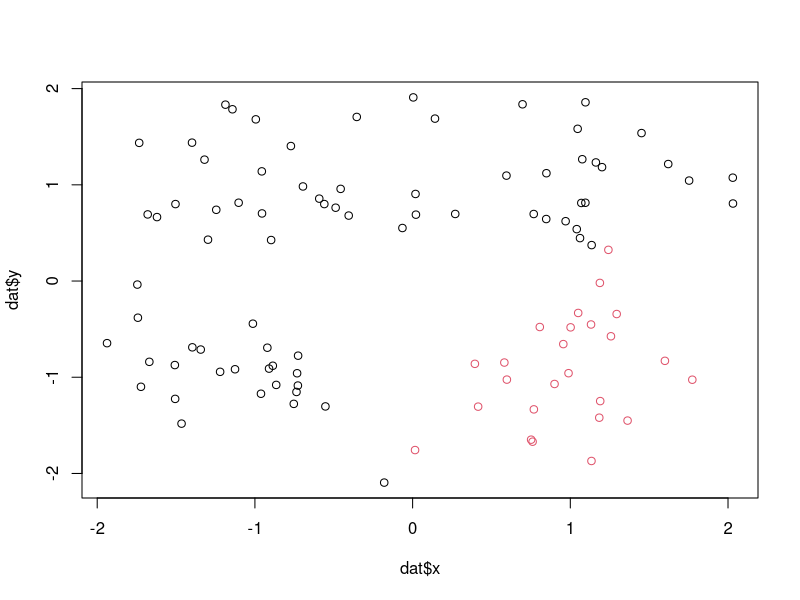
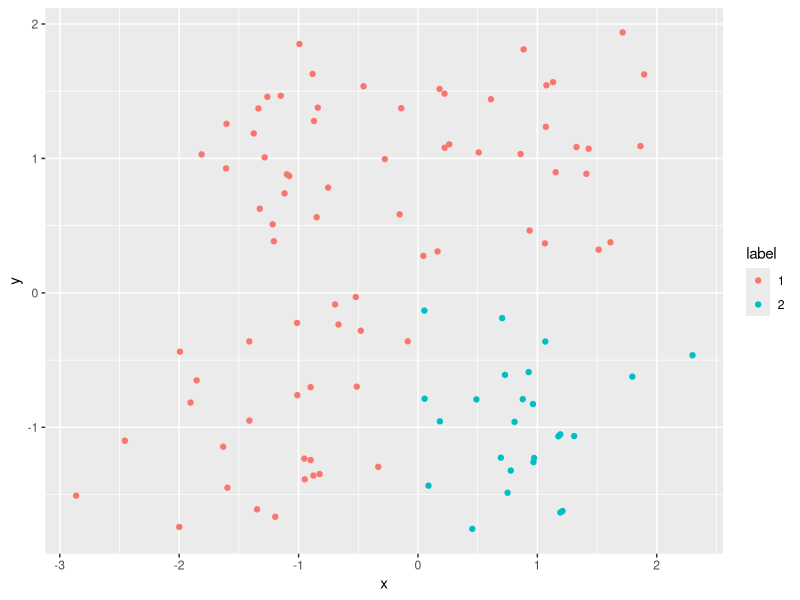
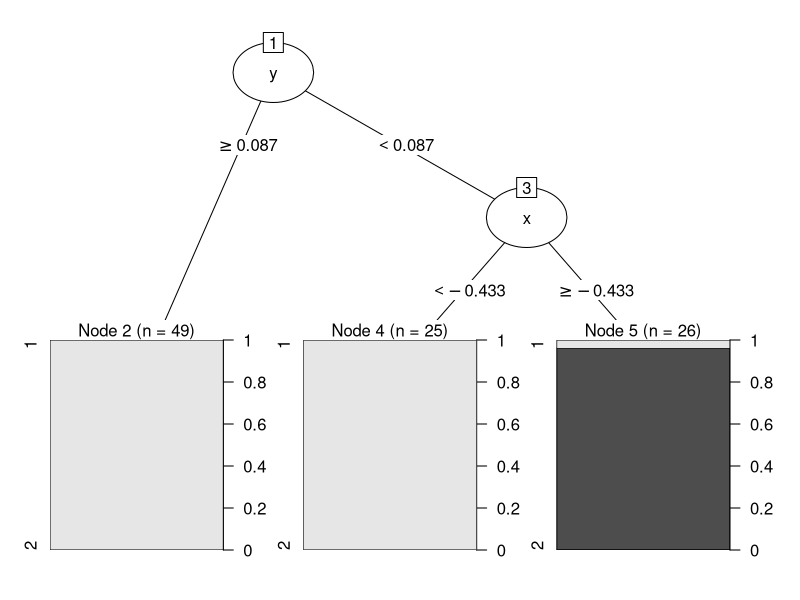

Recreate these plots in R, in order.
## ---- chunk 1
dat <- read.csv("./data/split_demo.csv", fileEncoding = "utf-8")
dat$label <- as.factor(dat$label)
head(x = dat, n = 5)
## ---- chunk 2
plot(dat$x, dat$y, col = dat$label)
## ---- chunk 3
library(ranger)
result <- ranger(formula = label ~ x + y, 
                 data = dat, 
                 classification = TRUE,    # 今回はなくてよい。
                 importance = "impurity", 
                 write.forest = TRUE,
                 num.trees = 100,
                 mtry = 1, 
                 max.depth = 2, 
                 min.node.size = 20)
result
## ---- chunk 4
result$variable.importance
## ---- chunk 5
# 確率分布Dからの標本抽出
library(MASS)
library(ggplot2)
sample_demo <- function(){
  A1 <- mvrnorm(n = 25, mu = c(1, 1), Sigma = 0.25*diag(2))
  A2 <- mvrnorm(n = 25, mu = c(-1, -1), Sigma = 0.25*diag(2))
  A3 <- mvrnorm(n = 25, mu = c(-1, 1), Sigma = 0.25*diag(2))
  B1 <- mvrnorm(n = 25, mu = c(1, -1), Sigma = 0.25*diag(2))
  X <- rbind(A1, A2, A3, B1)
  label <- rep(c(1, 2), c(75, 25))

  dat <- data.frame(x = X[, 1], y = X[, 2], label = label)
  return(dat)
}

dat <- sample_demo()
dat$label <- as.factor(dat$label)
qplot(x = x, y = y, color = label, data = dat, geom = "point")
## ---- chunk 6
# 実験
library(rpart)
library(partykit)
dat <- sample_demo()    # 標本抽出
dat$label <- as.factor(dat$label)
result <- rpart(formula = label ~ x + y,    # 決定木の計算
                data = dat, 
                method = "class", 
                control = rpart.control(maxdepth = 3, 
                                        minsplit = 10, 
                                        minbucket = 3))
plot(as.party(result))    # 得られた決定木の可視化
## ---- chunk 7
# デモデータ
demo <- data.frame(x = 2*(1:5), y = 3*(1:5))
demo
## ---- chunk 8
# demoのブートストラップ標本
idx_sample <- sample(x = 1:5, size = 5, replace = TRUE)
demo_bootstrap <- demo[idx_sample, ]
demo_bootstrap
